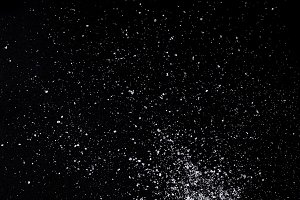
#> input picture ImageProcessing/salt.jpg, 300 x 200 px
$ python ImageRotation.py --image salt.jpg
#> lines starting #> are read from the running program, lines starting #| are printed output that depends on the picture
import numpy as np
import argparse
import cv2

ap=argparse.ArgumentParser()
ap.add_argument("-i","--image", required=True, help="Path to the image")
args=vars(ap.parse_args())


image=cv2.imread(args["image"])
#> image is the input picture: shape (200, 300, 3); mean B, G, R 12, 10.7, 10.8
cv2.imshow("Original",image)


def rotate(image, angle, center=None, scale=1.0):
#> called with angle = -60, scale = 1
    (h,w)=image.shape[:2]
#> h = 200; w = 300


    if center is None:
        center=(w//2, h//2)
#> center = (150, 100)

    M=cv2.getRotationMatrix2D(center,angle, scale)
    rotate=cv2.warpAffine(image,M,(w,h))
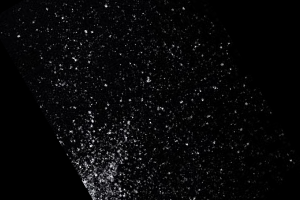
#> rotate: shape (200, 300, 3); mean B, G, R 9.5, 8.6, 8.6
    return rotate

rotate2=rotate(image, -60)

cv2.imshow("Rotated", rotate2)

cv2.waitKey(0)
